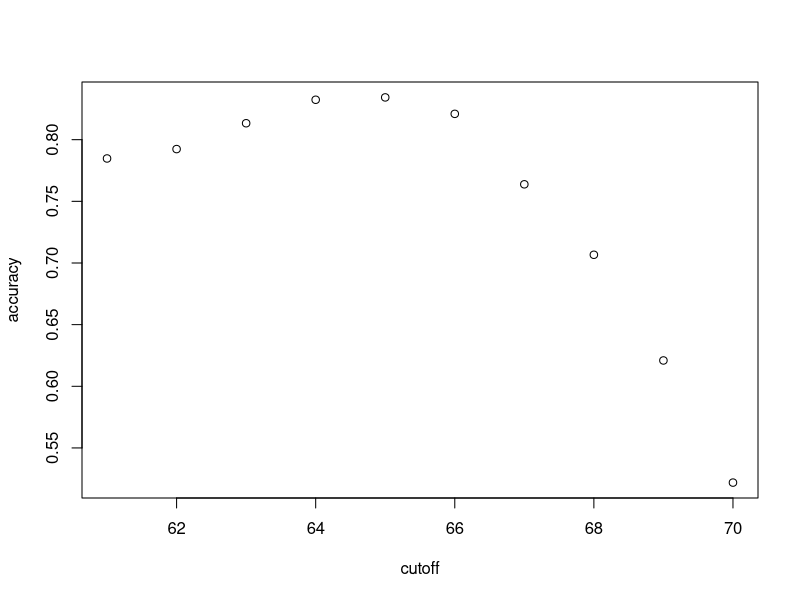
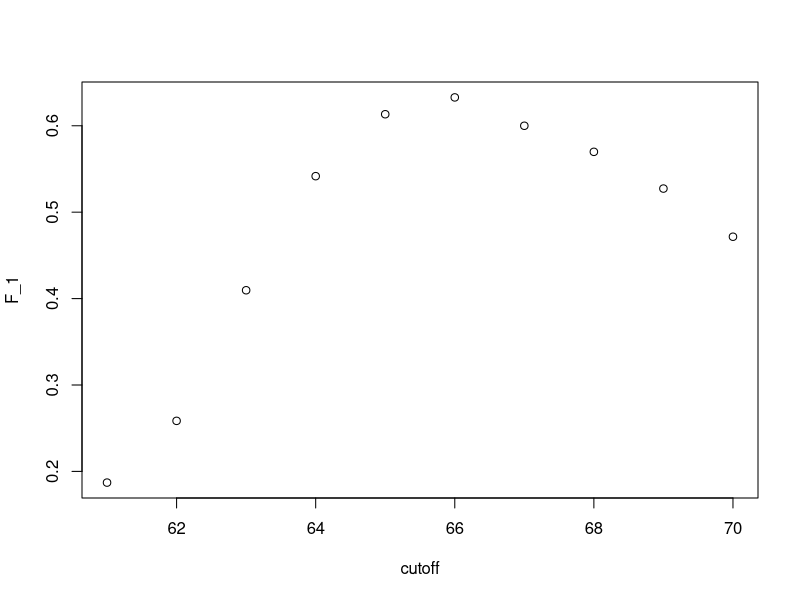
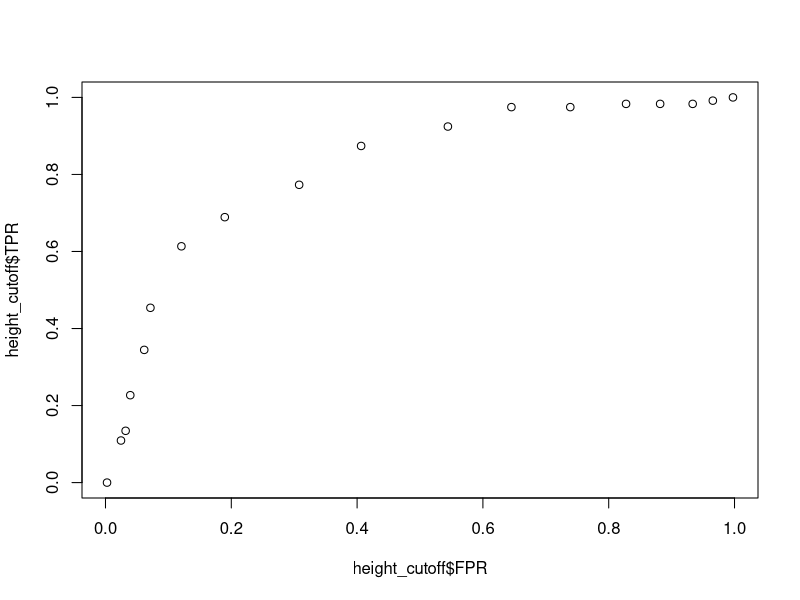

These charts were generated, in order, by the following R code:
# Caret Library Examples

# Librarys
library(caret)
library(tidyverse)
library(tidyr)
library(dslabs)

# Data
data(heights)

# Vars
y <- heights$sex
x <- heights$height

# Create Test Data Sets
set.seed(2)
test_index <- createDataPartition(y, times = 1, p = 0.5, list = FALSE)
train_set <- heights[-test_index, ]
test_set <- heights[test_index, ]

#Random Sample Estimate
y_hat <- 
  sample(c("Male", "Female"),length(test_index), replace = TRUE) %>%
  factor(levels = levels(test_set$sex))

mean(y_hat ==  test_set$sex)

# Heights Distribution
heights %>% group_by(sex) %>%
  summarise(mean(height), sd(height))

# Predicting using Std Deviation
y_hat <- ifelse(x > 62, "Male", "Female") %>%
  factor(levels = levels(test_set$sex))

mean(y == y_hat)

# Investigating a Cutoff Values for training data
cutoff <- seq(61,70)
accuracy <- map_dbl(cutoff, function(x){
  y_hat <- ifelse(train_set$height > x, "Male", "Female") %>%
    factor(levels = levels(test_set$sex))
  mean(y_hat == train_set$sex)
  })

plot(cutoff, accuracy)
best_cutoff <- 64

# Test Cutoff Values for test data
y_hat <- ifelse(test_set$height > best_cutoff, "Male", "Female") %>%
  factor(levels = levels(test_set$sex))
y_hat <- factor(y_hat)

mean(y_hat == test_set$sex)

# Confusion Matrix
table(predicted = y_hat, actual = test_set$sex)

# % Percentages
test_set %>%
  mutate(y_hat = y_hat) %>%
  group_by(sex) %>%
  summarise(accuracy = mean(y_hat == sex))

# Pervalence of Males in dataset
prev <- mean( y == "Male")
prev

# Sensitivity / Specificity
# High sensitivity means y equals 1 implies y hat equals 1.
# High specificity means y equals 0 implies y hat equals 0.

confusionMatrix(data = y_hat, reference = test_set$sex)

# Balanced accuracy is average of specificity and sensitivity

# F1 Measure weights sensitivity and specificity
cutoff <- seq(61, 70)
F_1 <- map_dbl(cutoff, function(x){
  y_hat <- ifelse(train_set$height > x, "Male", "Female") %>%
    factor(levels = levels(test_set$sex))
  F_meas(data = y_hat, reference = factor(train_set$sex))
})

plot(cutoff, F_1)

# Test Cutoff Values for F1 with test data
best_F_1_cutoff <- 66
y_hat <- ifelse(test_set$height > best_F_1_cutoff, "Male", "Female") %>%
  factor(levels = levels(test_set$sex))
y_hat <- factor(y_hat)

confusionMatrix(data = y_hat, reference = test_set$sex)

# Sensitivity / Specificity with cutoff
cutoffs <- c(50, seq(60, 75), 80)
height_cutoff <- map_df(cutoffs, function(x){
  y_hat <- ifelse(test_set$height > x, "Male", "Female") %>%
    factor(levels = c("Female", "Male"))
  list(method = "Height Cutoff",
       FPR = 1 - specificity(y_hat, test_set$sex),
       TPR = sensitivity(y_hat, test_set$sex))
})

plot(height_cutoff$FPR, height_cutoff$TPR)
